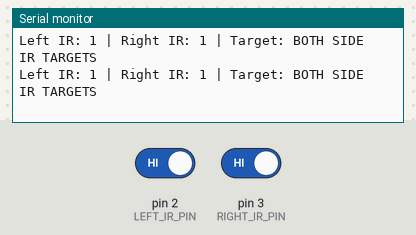
Bench run of a sketch on a simulated Arduino Uno, built with avr-gcc and run on an emulated ATmega328P. Shown: the last lines printed to the serial monitor. The inputs (shaded band) are chosen by the test bench; at power-on: pin 2 (LEFT_IR_PIN) HIGH, pin 3 (RIGHT_IR_PIN) HIGH.

Above: at 1.2 s.
1.3 s: pin 2 (LEFT_IR_PIN) driven LOW
At 1.76 s:
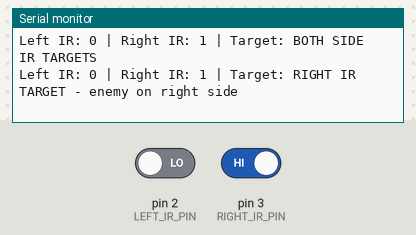
3.5 s: pin 3 (RIGHT_IR_PIN) driven LOW
At 3.97 s:
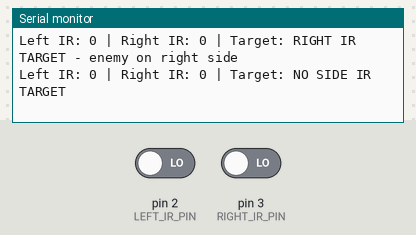
5.0 s: pin 2 (LEFT_IR_PIN) driven HIGH
At 5.37 s:
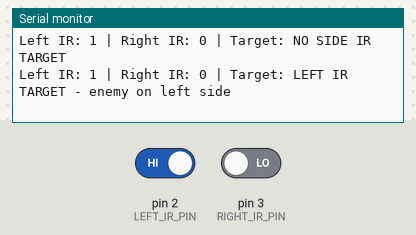
7.1 s: pin 3 (RIGHT_IR_PIN) driven HIGH
At 7.38 s:
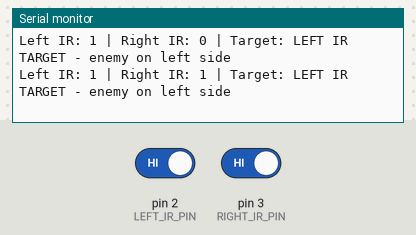

The sketch:

IR_sensing.ino
```cpp
// ============================================================
// Side IR Sensor Control Code
// 담당: 좌/우 측면 HW-201 적외선 센서 감지
//
// 역할:
// - 왼쪽 적외선 센서가 적을 감지했는지 확인
// - 오른쪽 적외선 센서가 적을 감지했는지 확인
// - 적이 어느 측면에 있는지 IrTarget 값으로 반환
// - detectIrTarget() 호출하여 회전 방향을 연결하면 됨
// ============================================================

const int LEFT_IR_PIN  = 2;
const int RIGHT_IR_PIN = 3;

const int IR_DETECTED_VALUE = HIGH; // 감지값이 0인지 1인지

// 같은 값이 이 시간 이상 유지되어야 실제 상태로 인정. 조절 가능
const unsigned long IR_STABLE_TIME_MS = 50;

enum IrSensorIndex
{
    IR_SENSOR_LEFT = 0,
    IR_SENSOR_RIGHT,
    IR_SENSOR_COUNT
};

// 처음 시작은 측면 적 감지가 없다고 가정
// 감지 없음은 0, 적 감지는 1로 초기 상태를 고정
int lastRawIrState[IR_SENSOR_COUNT] = {LOW, LOW};
bool stableIrState[IR_SENSOR_COUNT] = {false, false};
unsigned long lastIrChangeTime[IR_SENSOR_COUNT] = {0, 0};


// ============================================================
// 모터에게 넘겨줄 적외선 감지 결과
// ============================================================

enum IrTarget
{
    IR_TARGET_NONE,       // 측면 적 감지 없음
    IR_TARGET_LEFT,       // 왼쪽에서 적 감지
    IR_TARGET_RIGHT,      // 오른쪽에서 적 감지
    IR_TARGET_BOTH        // 좌우 둘 다 감지
};

int getIrSensorIndex(int pin)
{
    if (pin == LEFT_IR_PIN)
    {
        return IR_SENSOR_LEFT;
    }

    if (pin == RIGHT_IR_PIN)
    {
        return IR_SENSOR_RIGHT;
    }

    return IR_SENSOR_LEFT;
}

void initializeIrSensors()
{
    pinMode(LEFT_IR_PIN, INPUT);
    pinMode(RIGHT_IR_PIN, INPUT);

    // 처음 시작은 측면 적 감지가 없다고 가정
    // 감지 없음은 0, 적 감지는 1로 초기 상태를 고정
    unsigned long now = millis();

    for (int i = 0; i < IR_SENSOR_COUNT; i++)
    {
        lastRawIrState[i] = LOW;
        stableIrState[i] = false;
        lastIrChangeTime[i] = now;
    }
}

int readIrRaw(int pin)
{
    return digitalRead(pin);
}

bool isIrDetected(int pin)
{
    int sensorIndex = getIrSensorIndex(pin);
    int value = readIrRaw(pin);
    unsigned long now = millis();

    // 입력값이 바뀐 순간부터 유지 시간을 다시 측정
    if (value != lastRawIrState[sensorIndex])
    {
        lastRawIrState[sensorIndex] = value;
        lastIrChangeTime[sensorIndex] = now;
    }

    // 같은 값이 일정 시간 이상 유지되면 실제 상태로 인정
    if (now - lastIrChangeTime[sensorIndex] >= IR_STABLE_TIME_MS)
    {
        stableIrState[sensorIndex] = (value == IR_DETECTED_VALUE);
    }

    return stableIrState[sensorIndex];
}


// ============================================================
// 좌/우 적외선 센서로 적 방향 판단
// main loop에서 이 함수를 호출하면 된다.
// ============================================================

IrTarget detectIrTarget()
{
    bool leftDetected  = isIrDetected(LEFT_IR_PIN);
    bool rightDetected = isIrDetected(RIGHT_IR_PIN);

    // 아무 측면 적도 감지되지 않음
    if (!leftDetected && !rightDetected)
    {
        return IR_TARGET_NONE;
    }

    // 왼쪽만 감지
    // -> 적이 왼쪽 측면에 있다고 판단
    if (leftDetected && !rightDetected)
    {
        return IR_TARGET_LEFT;
    }

    // 오른쪽만 감지
    // -> 적이 오른쪽 측면에 있다고 판단
    if (!leftDetected && rightDetected)
    {
        return IR_TARGET_RIGHT;
    }

    // 좌우 둘 다 감지
    // -> 적이 가까이 있거나 반사/센서 범위가 겹친 상황
    return IR_TARGET_BOTH;
}


// ============================================================
// 아래는 디버깅용 시리얼 모니터 출력용
// ============================================================

const char* irTargetToText(IrTarget target)
{
    switch (target)
    {
        case IR_TARGET_NONE:
            return "NO SIDE IR TARGET";

        case IR_TARGET_LEFT:
            return "LEFT IR TARGET - enemy on left side";

        case IR_TARGET_RIGHT:
            return "RIGHT IR TARGET - enemy on right side";

        case IR_TARGET_BOTH:
            return "BOTH SIDE IR TARGETS";

        default:
            return "UNKNOWN";
    }
}

void printIrValues()
{
    int leftValue  = readIrRaw(LEFT_IR_PIN);
    int rightValue = readIrRaw(RIGHT_IR_PIN);

    IrTarget target = detectIrTarget();

    Serial.print("Left IR: ");
    Serial.print(leftValue);

    Serial.print(" | Right IR: ");
    Serial.print(rightValue);

    Serial.print(" | Target: ");
    Serial.println(irTargetToText(target));
}


// ============================================================
// 실제에선 아래가 아닌 main에서 detectIrTarget()만 함수 호출 사용
// ============================================================

void setup()
{
    Serial.begin(115200);

    initializeIrSensors();
}

void loop()
{
    printIrValues();

    delay(200);
}
```

Measured:
- after the input at 1.3 s, the serial monitor: prints a new line after 0.10 s (image 1)
- after the input at 3.5 s, the serial monitor: prints a new line after 0.11 s (image 2)
- after the input at 5.0 s, the serial monitor: prints a new line at once (image 3)
- after the input at 7.1 s, the serial monitor: prints a new line after 0.13 s (image 4)
